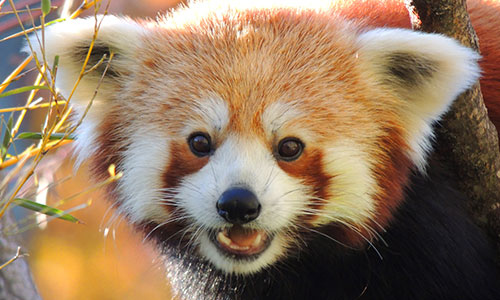
#> input picture red_panda.jpg, 500 x 300 px, found by its file name
$ python 1614311008_HandsOn1_Pagi.py
#> lines starting #> are read from the running program, lines starting #| are printed output that depends on the picture; after the words box and inside, x2 and y2 are one past the last pixel; in counts of white or black regions, pixels touching at a corner belong together
#!/usr/bin/env python
# coding: utf-8

# In[ ]:


import cv2
import numpy as np
def nothing(x):
    pass
img = cv2.imread("Videos/red_panda.jpg", cv2.IMREAD_GRAYSCALE)
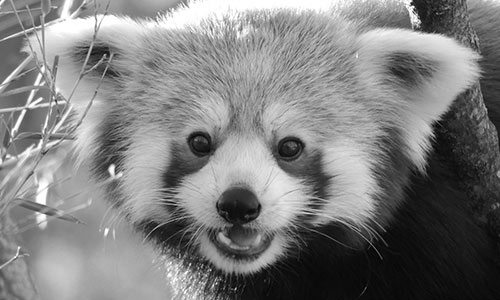
#> img: shape (300, 500); min 0, max 255, mean 126.3
cv2.namedWindow("Image")
cv2.createTrackbar("Threshold value", "Image", 128, 255, nothing)
while True:
    value_threshold = cv2.getTrackbarPos("Threshold value", "Image")
    _, threshold_binary = cv2.threshold(img, value_threshold, 255, cv2.THRESH_BINARY)
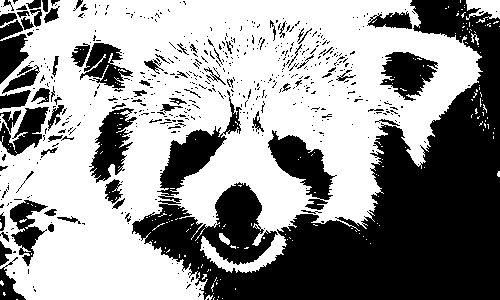
#> threshold_binary: shape (300, 500); 58.2% white; 558 black regions (480 under 20 px), largest, box (x1, y1, x2, y2) and area: (132, 0, 500, 300) 44906, (268, 130, 337, 210) 2351, (89, 108, 137, 183) 1749
    _, threshold_binary_inv = cv2.threshold(img, value_threshold, 255, cv2.THRESH_BINARY_INV)
    _, threshold_trunc = cv2.threshold(img, value_threshold, 255, cv2.THRESH_TRUNC)
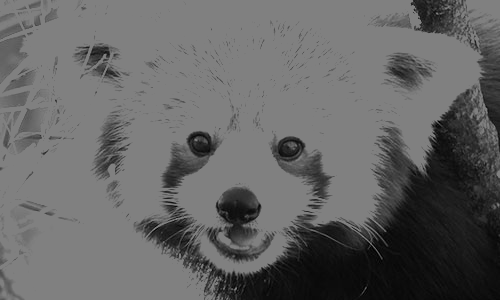
#> threshold_trunc: shape (300, 500); min 0, max 128, mean 100.4
    _, threshold_to_zero = cv2.threshold(img, value_threshold, 255, cv2.THRESH_TOZERO)
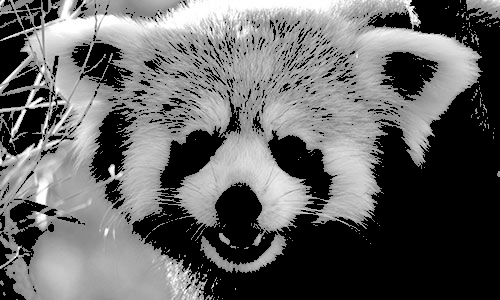
#> threshold_to_zero: shape (300, 500); min 0, max 255, mean 100.5
    _, threshold_to_zero_inv = cv2.threshold(img, value_threshold, 255, cv2.THRESH_TOZERO_INV)
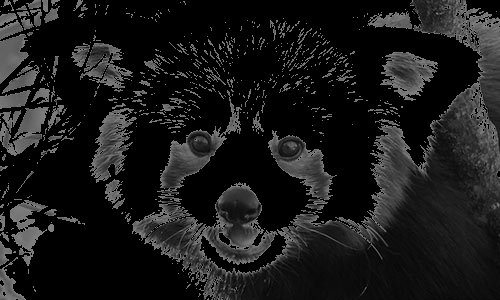
#> threshold_to_zero_inv: shape (300, 500); min 0, max 128, mean 25.9
    cv2.imshow("Image", img)
    cv2.imshow("th binary", threshold_binary)
    cv2.imshow("th binary inv", threshold_binary_inv)
    cv2.imshow("th trunc", threshold_trunc)
    cv2.imshow("th to zero", threshold_to_zero)
    cv2.imshow("th to zero inv", threshold_to_zero_inv)
    key = cv2.waitKey(100)
#> (key Esc is pressed here)
    if key == 27:
        break
cv2.destroyAllWindows()


# In[ ]:
